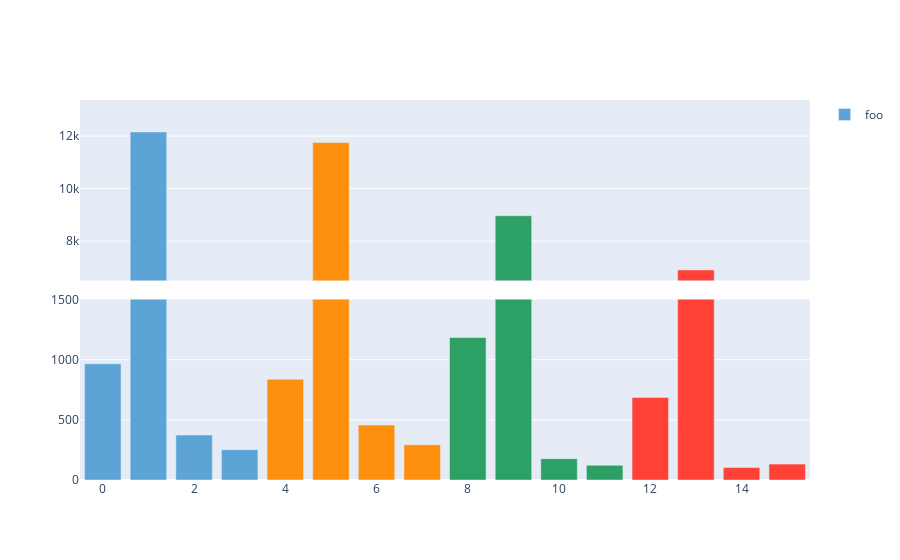

Notebook code cell kept with this figure:
### Code cell
import numpy as np
import plotly.express as px
import plotly.graph_objects as go
from plotly.subplots import make_subplots

y = size

color = ['rgb(93, 164, 214)', 'rgb(93, 164, 214)','rgb(93, 164, 214)','rgb(93, 164, 214)', 'rgb(255, 144, 14)','rgb(255, 144, 14)','rgb(255, 144, 14)','rgb(255, 144, 14)', 'rgb(44, 160, 101)','rgb(44, 160, 101)','rgb(44, 160, 101)','rgb(44, 160, 101)', 'rgb(255, 65, 54)','rgb(255, 65, 54)','rgb(255, 65, 54)','rgb(255, 65, 54)']
#cut_interval = [600, 600]
cut_interval = [1500, 6500]
bar = go.Bar(
    y=y,
    name='foo',
    marker_color=color,
)
fig = make_subplots(
    rows=2,
    cols=1,
    vertical_spacing=0.05,
    shared_xaxes=True,
)

fig.append_trace(bar, row=1, col=1)
bar.showlegend = False
fig.append_trace(bar, row=2, col=1)

fig.update_yaxes(range=[cut_interval[1], max(y) * 1.1], row=1, col=1)
fig.update_xaxes(visible=False, row=1, col=1)
fig.update_yaxes(range=[0, cut_interval[0]], row=2, col=1)

### Figure 1 — Plotly figure (JSON) as saved in the notebook; plotly's stock layout.template omitted (floating-point values rounded to 4 significant figures)
{"data": [{"marker": {"color": ["rgb(93, 164, 214)", "rgb(93, 164, 214)", "rgb(93, 164, 214)", "rgb(93, 164, 214)", "rgb(255, 144, 14)", "rgb(255, 144, 14)", "rgb(255, 144, 14)", "rgb(255, 144, 14)", "rgb(44, 160, 101)", "rgb(44, 160, 101)", "rgb(44, 160, 101)", "rgb(44, 160, 101)", "rgb(255, 65, 54)", "rgb(255, 65, 54)", "rgb(255, 65, 54)", "rgb(255, 65, 54)"]}, "name": "foo", "type": "bar", "xaxis": "x", "y": [966, 12158, 374, 252, 837, 11755, 457, 293, 1184, 8966, 177, 122, 686, 6902, 104, 132], "yaxis": "y"}, {"marker": {"color": ["rgb(93, 164, 214)", "rgb(93, 164, 214)", "rgb(93, 164, 214)", "rgb(93, 164, 214)", "rgb(255, 144, 14)", "rgb(255, 144, 14)", "rgb(255, 144, 14)", "rgb(255, 144, 14)", "rgb(44, 160, 101)", "rgb(44, 160, 101)", "rgb(44, 160, 101)", "rgb(44, 160, 101)", "rgb(255, 65, 54)", "rgb(255, 65, 54)", "rgb(255, 65, 54)", "rgb(255, 65, 54)"]}, "name": "foo", "showlegend": false, "type": "bar", "xaxis": "x2", "y": [966, 12158, 374, 252, 837, 11755, 457, 293, 1184, 8966, 177, 122, 686, 6902, 104, 132], "yaxis": "y2"}], "layout": {"xaxis": {"anchor": "y", "domain": [0, 1], "matches": "x2", "showticklabels": false, "visible": false}, "xaxis2": {"anchor": "y2", "domain": [0, 1]}, "yaxis": {"anchor": "x", "domain": [0.525, 1], "range": [6500, 13370.0]}, "yaxis2": {"anchor": "x2", "domain": [0, 0.475], "range": [0, 1500]}}}
